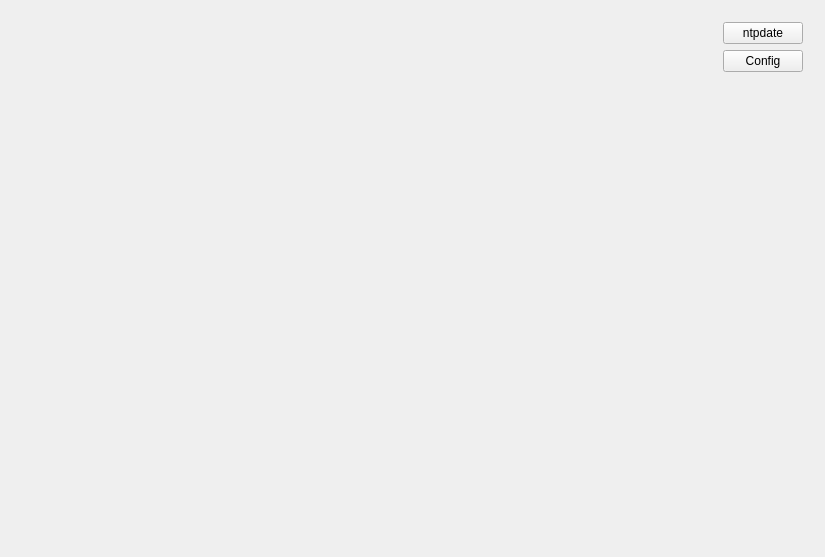
<?xml version="1.0" encoding="UTF-8"?>
<ui version="4.0">
 <class>Widget</class>
 <widget class="QWidget" name="Widget">
  <property name="geometry">
   <rect>
    <x>0</x>
    <y>0</y>
    <width>825</width>
    <height>557</height>
   </rect>
  </property>
  <property name="windowTitle">
   <string>Widget</string>
  </property>
  <layout class="QHBoxLayout" name="horizontalLayout">
   <item>
    <widget class="QWidget" name="widget" native="true">
     <property name="sizePolicy">
      <sizepolicy hsizetype="Expanding" vsizetype="Preferred">
       <horstretch>0</horstretch>
       <verstretch>0</verstretch>
      </sizepolicy>
     </property>
    </widget>
   </item>
   <item>
    <widget class="QWidget" name="widget_2" native="true">
     <property name="sizePolicy">
      <sizepolicy hsizetype="Minimum" vsizetype="Preferred">
       <horstretch>0</horstretch>
       <verstretch>0</verstretch>
      </sizepolicy>
     </property>
     <layout class="QVBoxLayout" name="verticalLayout">
      <item>
       <widget class="QPushButton" name="btnNTP">
        <property name="text">
         <string>ntpdate</string>
        </property>
       </widget>
      </item>
      <item>
       <widget class="QPushButton" name="btncfg">
        <property name="text">
         <string>Config</string>
        </property>
       </widget>
      </item>
      <item>
       <spacer name="verticalSpacer">
        <property name="orientation">
         <enum>Qt::Vertical</enum>
        </property>
        <property name="sizeHint" stdset="0">
         <size>
          <width>20</width>
          <height>487</height>
         </size>
        </property>
       </spacer>
      </item>
     </layout>
    </widget>
   </item>
  </layout>
 </widget>
 <layoutdefault spacing="6" margin="11"/>
 <resources/>
 <connections/>
</ui>
